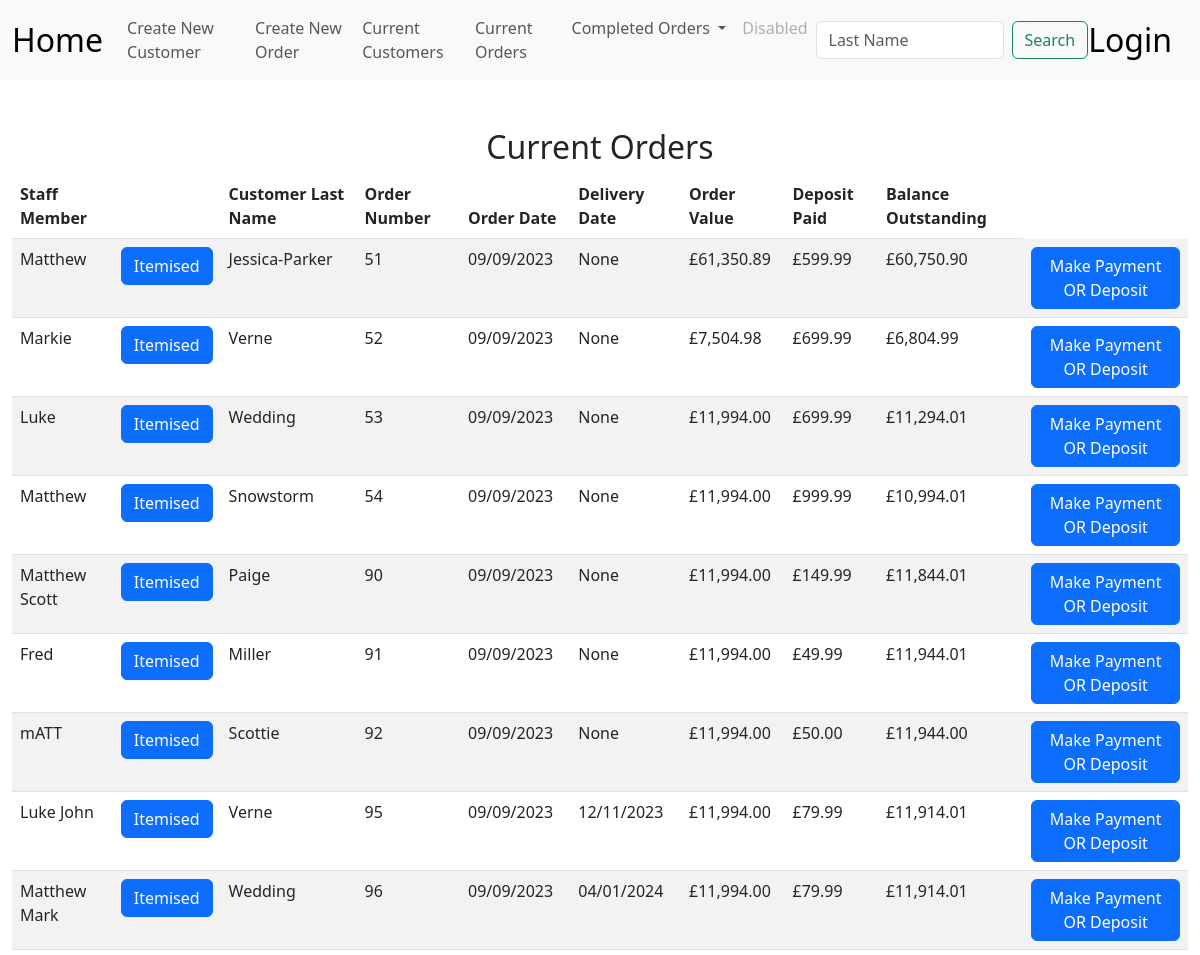
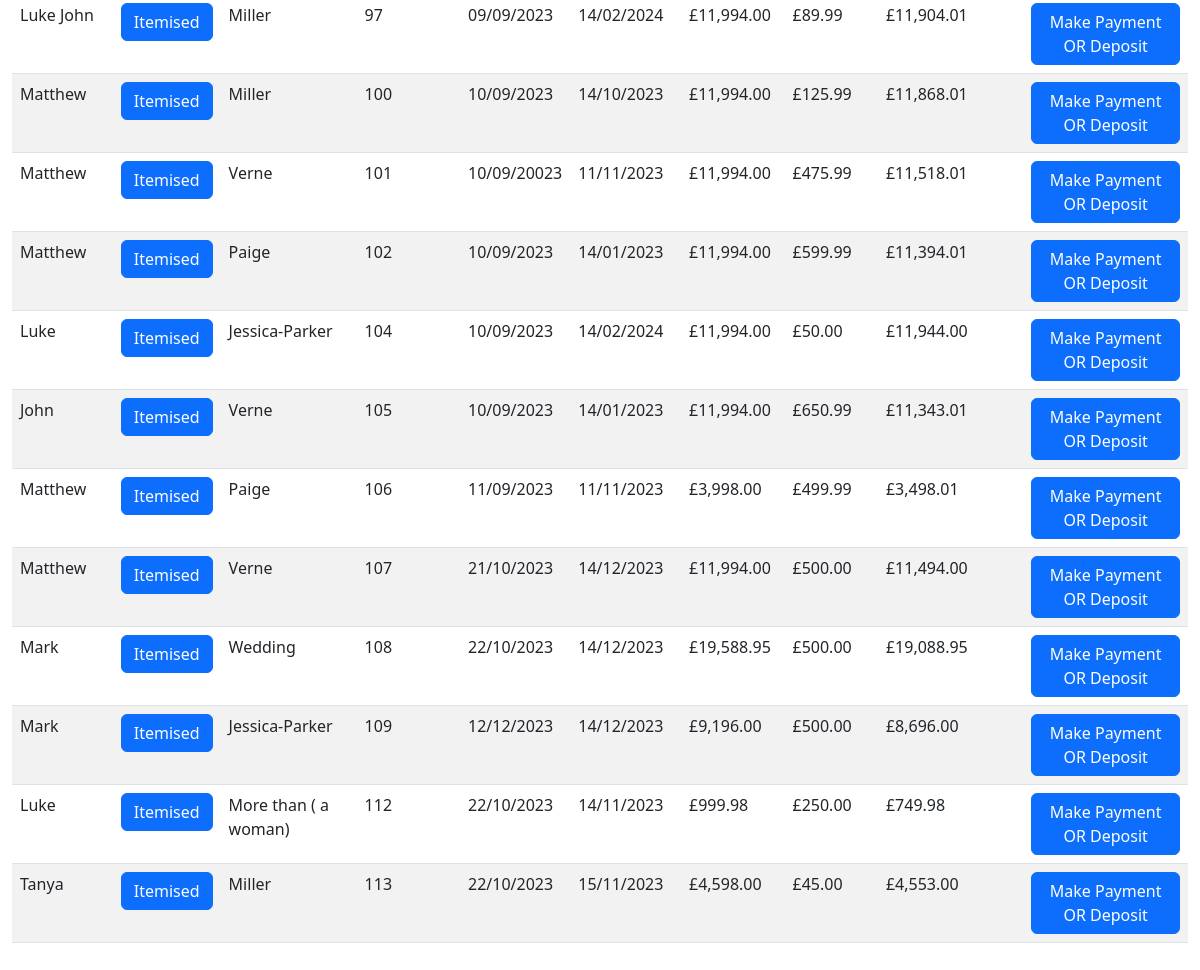
The page /open_orders on the database its author committed (2 pictures, top to bottom).
### tables this page shows
CREATE TABLE orders(order_id INTEGER PRIMARY KEY AUTOINCREMENT NOT NULL,  cust_id INTEGER, order_no INTEGER, item_id INTEGER, staff_member TEXT, order_date DATETIME, completion TEXT, delivery_date DATETIME, colour_finish TEXT, extra_details TEXT, selling_price DECIMAL, del_col_take TEXT , quantity INTEGER, balance DECIMAL, deposit DECIMAL);

### app.py (the view)
@app.route("/open_orders", methods=["GET", "POST"])
def open_orders():
    if request.method == "POST":
        order_no = request.form.get("order_no")
        current = db.execute("SELECT * FROM orders WHERE order_no = (?);", order_no)
        for row in current:
            customer_id = row["cust_id"]
            staff_member = row["staff_member"]
            order_date = row["order_date"]
            item_id = row["item_id"]
        db.execute("INSERT INTO current_order(cust_id, staff_member, order_date, item_id, order_number) VALUES (?, ?, ?, ?, ?);", customer_id,  staff_member, order_date, item_id, order_no)
        return render_template("stock_list.html", order_no = order_no)
    else:
        ord_detail = db.execute("select orders.staff_member, orders.cust_id, last_name, order_id,orders.order_date, orders.deposit, completion, orders.delivery_date, balance, total_cost from orders JOIN customers on orders.cust_id = customers.id JOIN current_order ON current_order.order_number = orders.order_id GROUP BY order_id;")
        return render_template("open_orders.html", ord_detail = ord_detail)

### app.py (called while the page is built)
@app.after_request
def after_request(response):
    response.headers["Cache-Control"] = "no-cache, no-store, must-revalidate"
    response.headers["Expires"] = 0
    response.headers["Pragma"] = "no-cache"
    return response

### extras.py (called while the page is built)
def GBP(value):
    return f"£{value:,.2f}"

### templates/open_orders.html (shortened to what this page needs)
{% extends "layout.html" %}
{% block main %}
<div class="section">
    <h2>Current Orders</h2>
    <table class="table table-striped">
        <thead>
            <tr>
                <th class="text-start">Staff Member</th>
                <th></th>
                <th class="text-start">Customer Last Name</th>
                <th class="text-start">Order Number</th>
                <th class="text-start">Order Date</th>
                <th class="text-start">Delivery Date</th>
                <th class="text-start">Order Value</th>
                <th class="text-start">Deposit Paid</th>
                <th class="text-start">Balance Outstanding</th>
            </tr>
    </thead>
        <tbody>
            {% for row in ord_detail %}
            <tr>
                <td class="text-start">{{ row["staff_member"] }}</td>
                <form action="/show_content" method="POST">
                    <td><input type="hidden" name="order_no" VALUE="{{ row['order_id'] }}"><button class="btn btn-primary" type="submit">Itemised</button></td>
                </form>
                <td class="text-start">{{ row["last_name"] }}</td>
                <td class="text-start">{{ row["order_id"] }}</td>
                <td class="text-start">{{ row["order_date"] }}</td>
                <td class="text-start">{{ row["delivery_date"] }}</td>
                <td class="text-start">{{ row["total_cost"] |GBP }}</td>
                <td class="text-start">{{ row["deposit"] |GBP }}</td>
                <td class="text-start">{{ (row["total_cost"] - row["deposit"]) |GBP }}</td>
                <form action="/payments" method="POST">
                    <td><input type="hidden" name="order_no" VALUE="{{ row['order_no'] }}"><button class="btn btn-primary" type="submit">Make Payment OR Deposit</button></td>
                </form>
                {% endfor %}
            </tr>
        </tbody>
    </table>
</div>
{% endblock %}

### rows shown on the page
orders: staff_member "Matthew", last_name "Jessica-Parker", order_id "51", order_date "09/09/2023", delivery_date "None", total_cost|GBP "£61,350.89", deposit|GBP "£599.99", (row['total_cost']-row['deposit'])|GBP "£60,750.90"
orders: staff_member "Markie", last_name "Verne", order_id "52", order_date "09/09/2023", delivery_date "None", total_cost|GBP "£7,504.98", deposit|GBP "£699.99", (row['total_cost']-row['deposit'])|GBP "£6,804.99"
orders: staff_member "Luke", last_name "Wedding", order_id "53", order_date "09/09/2023", delivery_date "None", total_cost|GBP "£11,994.00", deposit|GBP "£699.99", (row['total_cost']-row['deposit'])|GBP "£11,294.01"
orders: staff_member "Matthew", last_name "Snowstorm", order_id "54", order_date "09/09/2023", delivery_date "None", total_cost|GBP "£11,994.00", deposit|GBP "£999.99", (row['total_cost']-row['deposit'])|GBP "£10,994.01"
orders: staff_member "Matthew Scott", last_name "Paige", order_id "90", order_date "09/09/2023", delivery_date "None", total_cost|GBP "£11,994.00", deposit|GBP "£149.99", (row['total_cost']-row['deposit'])|GBP "£11,844.01"
orders: staff_member "Fred", last_name "Miller", order_id "91", order_date "09/09/2023", delivery_date "None", total_cost|GBP "£11,994.00", deposit|GBP "£49.99", (row['total_cost']-row['deposit'])|GBP "£11,944.01"
orders: staff_member "mATT", last_name "Scottie", order_id "92", order_date "09/09/2023", delivery_date "None", total_cost|GBP "£11,994.00", deposit|GBP "£50.00", (row['total_cost']-row['deposit'])|GBP "£11,944.00"
orders: staff_member "Luke John", last_name "Verne", order_id "95", order_date "09/09/2023", delivery_date "12/11/2023", total_cost|GBP "£11,994.00", deposit|GBP "£79.99", (row['total_cost']-row['deposit'])|GBP "£11,914.01"
orders: staff_member "Matthew Mark", last_name "Wedding", order_id "96", order_date "09/09/2023", delivery_date "04/01/2024", total_cost|GBP "£11,994.00", deposit|GBP "£79.99", (row['total_cost']-row['deposit'])|GBP "£11,914.01"
orders: staff_member "Luke John", last_name "Miller", order_id "97", order_date "09/09/2023", delivery_date "14/02/2024", total_cost|GBP "£11,994.00", deposit|GBP "£89.99", (row['total_cost']-row['deposit'])|GBP "£11,904.01"
orders: staff_member "Matthew", last_name "Miller", order_id "100", order_date "10/09/2023", delivery_date "14/10/2023", total_cost|GBP "£11,994.00", deposit|GBP "£125.99", (row['total_cost']-row['deposit'])|GBP "£11,868.01"
orders: staff_member "Matthew", last_name "Verne", order_id "101", order_date "10/09/20023", delivery_date "11/11/2023", total_cost|GBP "£11,994.00", deposit|GBP "£475.99", (row['total_cost']-row['deposit'])|GBP "£11,518.01"
orders: staff_member "Matthew", last_name "Paige", order_id "102", order_date "10/09/2023", delivery_date "14/01/2023", total_cost|GBP "£11,994.00", deposit|GBP "£599.99", (row['total_cost']-row['deposit'])|GBP "£11,394.01"
orders: staff_member "Luke", last_name "Jessica-Parker", order_id "104", order_date "10/09/2023", delivery_date "14/02/2024", total_cost|GBP "£11,994.00", deposit|GBP "£50.00", (row['total_cost']-row['deposit'])|GBP "£11,944.00"
orders: staff_member "John", last_name "Verne", order_id "105", order_date "10/09/2023", delivery_date "14/01/2023", total_cost|GBP "£11,994.00", deposit|GBP "£650.99", (row['total_cost']-row['deposit'])|GBP "£11,343.01"
orders: staff_member "Matthew", last_name "Paige", order_id "106", order_date "11/09/2023", delivery_date "11/11/2023", total_cost|GBP "£3,998.00", deposit|GBP "£499.99", (row['total_cost']-row['deposit'])|GBP "£3,498.01"
orders: staff_member "Matthew", last_name "Verne", order_id "107", order_date "21/10/2023", delivery_date "14/12/2023", total_cost|GBP "£11,994.00", deposit|GBP "£500.00", (row['total_cost']-row['deposit'])|GBP "£11,494.00"
orders: staff_member "Mark", last_name "Wedding", order_id "108", order_date "22/10/2023", delivery_date "14/12/2023", total_cost|GBP "£19,588.95", deposit|GBP "£500.00", (row['total_cost']-row['deposit'])|GBP "£19,088.95"
orders: staff_member "Mark", last_name "Jessica-Parker", order_id "109", order_date "12/12/2023", delivery_date "14/12/2023", total_cost|GBP "£9,196.00", deposit|GBP "£500.00", (row['total_cost']-row['deposit'])|GBP "£8,696.00"
orders: staff_member "Luke", last_name "More than ( a woman)", order_id "112", order_date "22/10/2023", delivery_date "14/11/2023", total_cost|GBP "£999.98", deposit|GBP "£250.00", (row['total_cost']-row['deposit'])|GBP "£749.98"
orders: staff_member "Tanya", last_name "Miller", order_id "113", order_date "22/10/2023", delivery_date "15/11/2023", total_cost|GBP "£4,598.00", deposit|GBP "£45.00", (row['total_cost']-row['deposit'])|GBP "£4,553.00"
